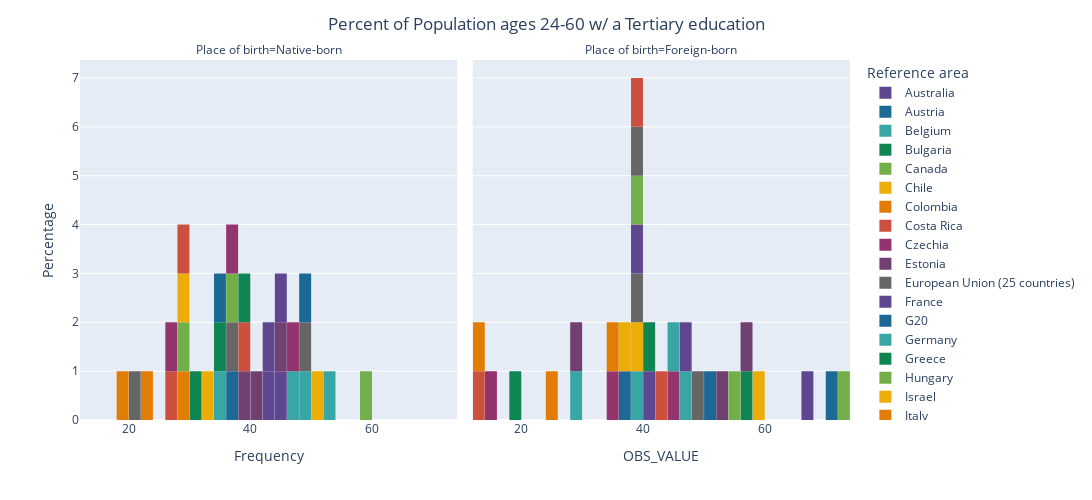

Notebook cell for this chart:
### Code cell
# Scatter Plot
fig = px.histogram(DF_T,
                 x='OBS_VALUE',
                 nbins=30,
                 facet_col= 'Place of birth',
                 facet_col_wrap=2,
                  color='Reference area',
                  color_discrete_sequence=px.colors.qualitative.Prism)

fig.update_layout(bargap=0.02,
                  title='Percent of Population ages 24-60 w/ a Tertiary education',
                  title_x=0.5,
                  xaxis_title="Frequency",
                  yaxis_title="Percentage",
                  autosize=False,
                  width=1200,
                  height=500)

fig.show()

### Figure 1 — Plotly figure (JSON) as saved in the notebook; plotly's stock layout.template omitted (floating-point values rounded to 4 significant figures)
{"data": [{"alignmentgroup": "True", "bingroup": "x", "hovertemplate": "Reference area=Australia<br>Place of birth=Native-born<br>OBS_VALUE=%{x}<br>count=%{y}<extra></extra>", "legendgroup": "Australia", "marker": {"color": "rgb(95, 70, 144)", "pattern": {"shape": ""}}, "name": "Australia", "nbinsx": 30, "offsetgroup": "Australia", "orientation": "v", "showlegend": true, "type": "histogram", "x": [45.79], "xaxis": "x", "yaxis": "y"}, {"alignmentgroup": "True", "bingroup": "x", "hovertemplate": "Reference area=Australia<br>Place of birth=Foreign-born<br>OBS_VALUE=%{x}<br>count=%{y}<extra></extra>", "legendgroup": "Australia", "marker": {"color": "rgb(95, 70, 144)", "pattern": {"shape": ""}}, "name": "Australia", "nbinsx": 30, "offsetgroup": "Australia", "orientation": "v", "showlegend": false, "type": "histogram", "x": [67.2], "xaxis": "x2", "yaxis": "y2"}, {"alignmentgroup": "True", "bingroup": "x", "hovertemplate": "Reference area=Austria<br>Place of birth=Native-born<br>OBS_VALUE=%{x}<br>count=%{y}<extra></extra>", "legendgroup": "Austria", "marker": {"color": "rgb(29, 105, 150)", "pattern": {"shape": ""}}, "name": "Austria", "nbinsx": 30, "offsetgroup": "Austria", "orientation": "v", "showlegend": true, "type": "histogram", "x": [36.77], "xaxis": "x", "yaxis": "y"}, {"alignmentgroup": "True", "bingroup": "x", "hovertemplate": "Reference area=Austria<br>Place of birth=Foreign-born<br>OBS_VALUE=%{x}<br>count=%{y}<extra></extra>", "legendgroup": "Austria", "marker": {"color": "rgb(29, 105, 150)", "pattern": {"shape": ""}}, "name": "Austria", "nbinsx": 30, "offsetgroup": "Austria", "orientation": "v", "showlegend": false, "type": "histogram", "x": [36.21], "xaxis": "x2", "yaxis": "y2"}, {"alignmentgroup": "True", "bingroup": "x", "hovertemplate": "Reference area=Belgium<br>Place of birth=Native-born<br>OBS_VALUE=%{x}<br>count=%{y}<extra></extra>", "legendgroup": "Belgium", "marker": {"color": "rgb(56, 166, 165)", "pattern": {"shape": ""}}, "name": "Belgium", "nbinsx": 30, "offsetgroup": "Belgium", "orientation": "v", "showlegend": true, "type": "histogram", "x": [46.47], "xaxis": "x", "yaxis": "y"}, {"alignmentgroup": "True", "bingroup": "x", "hovertemplate": "Reference area=Belgium<br>Place of birth=Foreign-born<br>OBS_VALUE=%{x}<br>count=%{y}<extra></extra>", "legendgroup": "Belgium", "marker": {"color": "rgb(56, 166, 165)", "pattern": {"shape": ""}}, "name": "Belgium", "nbinsx": 30, "offsetgroup": "Belgium", "orientation": "v", "showlegend": false, "type": "histogram", "x": [39.38], "xaxis": "x2", "yaxis": "y2"}, {"alignmentgroup": "True", "bingroup": "x", "hovertemplate": "Reference area=Bulgaria<br>Place of birth=Native-born<br>OBS_VALUE=%{x}<br>count=%{y}<extra></extra>", "legendgroup": "Bulgaria", "marker": {"color": "rgb(15, 133, 84)", "pattern": {"shape": ""}}, "name": "Bulgaria", "nbinsx": 30, "offsetgroup": "Bulgaria", "orientation": "v", "showlegend": true, "type": "histogram", "x": [30.37], "xaxis": "x", "yaxis": "y"}, {"alignmentgroup": "True", "bingroup": "x", "hovertemplate": "Reference area=Bulgaria<br>Place of birth=Foreign-born<br>OBS_VALUE=%{x}<br>count=%{y}<extra></extra>", "legendgroup": "Bulgaria", "marker": {"color": "rgb(15, 133, 84)", "pattern": {"shape": ""}}, "name": "Bulgaria", "nbinsx": 30, "offsetgroup": "Bulgaria", "orientation": "v", "showlegend": false, "type": "histogram", "x": [57.54], "xaxis": "x2", "yaxis": "y2"}, {"alignmentgroup": "True", "bingroup": "x", "hovertemplate": "Reference area=Canada<br>Place of birth=Native-born<br>OBS_VALUE=%{x}<br>count=%{y}<extra></extra>", "legendgroup": "Canada", "marker": {"color": "rgb(115, 175, 72)", "pattern": {"shape": ""}}, "name": "Canada", "nbinsx": 30, "offsetgroup": "Canada", "orientation": "v", "showlegend": true, "type": "histogram", "x": [58.5], "xaxis": "x", "yaxis": "y"}, {"alignmentgroup": "True", "bingroup": "x", "hovertemplate": "Reference area=Canada<br>Place of birth=Foreign-born<br>OBS_VALUE=%{x}<br>count=%{y}<extra></extra>", "legendgroup": "Canada", "marker": {"color": "rgb(115, 175, 72)", "pattern": {"shape": ""}}, "name": "Canada", "nbinsx": 30, "offsetgroup": "Canada", "orientation": "v", "showlegend": false, "type": "histogram", "x": [73.28], "xaxis": "x2", "yaxis": "y2"}, {"alignmentgroup": "True", "bingroup": "x", "hovertemplate": "Reference area=Chile<br>Place of birth=Native-born<br>OBS_VALUE=%{x}<br>count=%{y}<extra></extra>", "legendgroup": "Chile", "marker": {"color": "rgb(237, 173, 8)", "pattern": {"shape": ""}}, "name": "Chile", "nbinsx": 30, "offsetgroup": "Chile", "orientation": "v", "showlegend": true, "type": "histogram", "x": [32.17], "xaxis": "x", "yaxis": "y"}, {"alignmentgroup": "True", "bingroup": "x", "hovertemplate": "Reference area=Chile<br>Place of birth=Foreign-born<br>OBS_VALUE=%{x}<br>count=%{y}<extra></extra>", "legendgroup": "Chile", "marker": {"color": "rgb(237, 173, 8)", "pattern": {"shape": ""}}, "name": "Chile", "nbinsx": 30, "offsetgroup": "Chile", "orientation": "v", "showlegend": false, "type": "histogram", "x": [38.92], "xaxis": "x2", "yaxis": "y2"}, {"alignmentgroup": "True", "bingroup": "x", "hovertemplate": "Reference area=Colombia<br>Place of birth=Native-born<br>OBS_VALUE=%{x}<br>count=%{y}<extra></extra>", "legendgroup": "Colombia", "marker": {"color": "rgb(225, 124, 5)", "pattern": {"shape": ""}}, "name": "Colombia", "nbinsx": 30, "offsetgroup": "Colombia", "orientation": "v", "showlegend": true, "type": "histogram", "x": [29.16], "xaxis": "x", "yaxis": "y"}, {"alignmentgroup": "True", "bingroup": "x", "hovertemplate": "Reference area=Colombia<br>Place of birth=Foreign-born<br>OBS_VALUE=%{x}<br>count=%{y}<extra></extra>", "legendgroup": "Colombia", "marker": {"color": "rgb(225, 124, 5)", "pattern": {"shape": ""}}, "name": "Colombia", "nbinsx": 30, "offsetgroup": "Colombia", "orientation": "v", "showlegend": false, "type": "histogram", "x": [24.2], "xaxis": "x2", "yaxis": "y2"}, {"alignmentgroup": "True", "bingroup": "x", "hovertemplate": "Reference area=Costa Rica<br>Place of birth=Native-born<br>OBS_VALUE=%{x}<br>count=%{y}<extra></extra>", "legendgroup": "Costa Rica", "marker": {"color": "rgb(204, 80, 62)", "pattern": {"shape": ""}}, "name": "Costa Rica", "nbinsx": 30, "offsetgroup": "Costa Rica", "orientation": "v", "showlegend": true, "type": "histogram", "x": [26.76], "xaxis": "x", "yaxis": "y"}, {"alignmentgroup": "True", "bingroup": "x", "hovertemplate": "Reference area=Costa Rica<br>Place of birth=Foreign-born<br>OBS_VALUE=%{x}<br>count=%{y}<extra></extra>", "legendgroup": "Costa Rica", "marker": {"color": "rgb(204, 80, 62)", "pattern": {"shape": ""}}, "name": "Costa Rica", "nbinsx": 30, "offsetgroup": "Costa Rica", "orientation": "v", "showlegend": false, "type": "histogram", "x": [13.39], "xaxis": "x2", "yaxis": "y2"}, {"alignmentgroup": "True", "bingroup": "x", "hovertemplate": "Reference area=Czechia<br>Place of birth=Native-born<br>OBS_VALUE=%{x}<br>count=%{y}<extra></extra>", "legendgroup": "Czechia", "marker": {"color": "rgb(148, 52, 110)", "pattern": {"shape": ""}}, "name": "Czechia", "nbinsx": 30, "offsetgroup": "Czechia", "orientation": "v", "showlegend": true, "type": "histogram", "x": [26.27], "xaxis": "x", "yaxis": "y"}, {"alignmentgroup": "True", "bingroup": "x", "hovertemplate": "Reference area=Czechia<br>Place of birth=Foreign-born<br>OBS_VALUE=%{x}<br>count=%{y}<extra></extra>", "legendgroup": "Czechia", "marker": {"color": "rgb(148, 52, 110)", "pattern": {"shape": ""}}, "name": "Czechia", "nbinsx": 30, "offsetgroup": "Czechia", "orientation": "v", "showlegend": false, "type": "histogram", "x": [35.53], "xaxis": "x2", "yaxis": "y2"}, {"alignmentgroup": "True", "bingroup": "x", "hovertemplate": "Reference area=Estonia<br>Place of birth=Native-born<br>OBS_VALUE=%{x}<br>count=%{y}<extra></extra>", "legendgroup": "Estonia", "marker": {"color": "rgb(111, 64, 112)", "pattern": {"shape": ""}}, "name": "Estonia", "nbinsx": 30, "offsetgroup": "Estonia", "orientation": "v", "showlegend": true, "type": "histogram", "x": [39.82], "xaxis": "x", "yaxis": "y"}, {"alignmentgroup": "True", "bingroup": "x", "hovertemplate": "Reference area=Estonia<br>Place of birth=Foreign-born<br>OBS_VALUE=%{x}<br>count=%{y}<extra></extra>", "legendgroup": "Estonia", "marker": {"color": "rgb(111, 64, 112)", "pattern": {"shape": ""}}, "name": "Estonia", "nbinsx": 30, "offsetgroup": "Estonia", "orientation": "v", "showlegend": false, "type": "histogram", "x": [53.46], "xaxis": "x2", "yaxis": "y2"}, {"alignmentgroup": "True", "bingroup": "x", "hovertemplate": "Reference area=European Union (25 countries)<br>Place of birth=Native-born<br>OBS_VALUE=%{x}<br>count=%{y}<extra></extra>", "legendgroup": "European Union (25 countries)", "marker": {"color": "rgb(102, 102, 102)", "pattern": {"shape": ""}}, "name": "European Union (25 countries)", "nbinsx": 30, "offsetgroup": "European Union (25 countries)", "orientation": "v", "showlegend": true, "type": "histogram", "x": [36.23], "xaxis": "x", "yaxis": "y"}, {"alignmentgroup": "True", "bingroup": "x", "hovertemplate": "Reference area=European Union (25 countries)<br>Place of birth=Foreign-born<br>OBS_VALUE=%{x}<br>count=%{y}<extra></extra>", "legendgroup": "European Union (25 countries)", "marker": {"color": "rgb(102, 102, 102)", "pattern": {"shape": ""}}, "name": "European Union (25 countries)", "nbinsx": 30, "offsetgroup": "European Union (25 countries)", "orientation": "v", "showlegend": false, "type": "histogram", "x": [38.54], "xaxis": "x2", "yaxis": "y2"}, {"alignmentgroup": "True", "bingroup": "x", "hovertemplate": "Reference area=France<br>Place of birth=Native-born<br>OBS_VALUE=%{x}<br>count=%{y}<extra></extra>", "legendgroup": "France", "marker": {"color": "rgb(95, 70, 144)", "pattern": {"shape": ""}}, "name": "France", "nbinsx": 30, "offsetgroup": "France", "orientation": "v", "showlegend": true, "type": "histogram", "x": [43.22], "xaxis": "x", "yaxis": "y"}, {"alignmentgroup": "True", "bingroup": "x", "hovertemplate": "Reference area=France<br>Place of birth=Foreign-born<br>OBS_VALUE=%{x}<br>count=%{y}<extra></extra>", "legendgroup": "France", "marker": {"color": "rgb(95, 70, 144)", "pattern": {"shape": ""}}, "name": "France", "nbinsx": 30, "offsetgroup": "France", "orientation": "v", "showlegend": false, "type": "histogram", "x": [38.22], "xaxis": "x2", "yaxis": "y2"}, {"alignmentgroup": "True", "bingroup": "x", "hovertemplate": "Reference area=G20<br>Place of birth=Native-born<br>OBS_VALUE=%{x}<br>count=%{y}<extra></extra>", "legendgroup": "G20", "marker": {"color": "rgb(29, 105, 150)", "pattern": {"shape": ""}}, "name": "G20", "nbinsx": 30, "offsetgroup": "G20", "orientation": "v", "showlegend": true, "type": "histogram", "x": [null], "xaxis": "x", "yaxis": "y"}, {"alignmentgroup": "True", "bingroup": "x", "hovertemplate": "Reference area=G20<br>Place of birth=Foreign-born<br>OBS_VALUE=%{x}<br>count=%{y}<extra></extra>", "legendgroup": "G20", "marker": {"color": "rgb(29, 105, 150)", "pattern": {"shape": ""}}, "name": "G20", "nbinsx": 30, "offsetgroup": "G20", "orientation": "v", "showlegend": false, "type": "histogram", "x": [null], "xaxis": "x2", "yaxis": "y2"}, {"alignmentgroup": "True", "bingroup": "x", "hovertemplate": "Reference area=Germany<br>Place of birth=Native-born<br>OBS_VALUE=%{x}<br>count=%{y}<extra></extra>", "legendgroup": "Germany", "marker": {"color": "rgb(56, 166, 165)", "pattern": {"shape": ""}}, "name": "Germany", "nbinsx": 30, "offsetgroup": "Germany", "orientation": "v", "showlegend": true, "type": "histogram", "x": [34.77], "xaxis": "x", "yaxis": "y"}, {"alignmentgroup": "True", "bingroup": "x", "hovertemplate": "Reference area=Germany<br>Place of birth=Foreign-born<br>OBS_VALUE=%{x}<br>count=%{y}<extra></extra>", "legendgroup": "Germany", "marker": {"color": "rgb(56, 166, 165)", "pattern": {"shape": ""}}, "name": "Germany", "nbinsx": 30, "offsetgroup": "Germany", "orientation": "v", "showlegend": false, "type": "histogram", "x": [29.33], "xaxis": "x2", "yaxis": "y2"}, {"alignmentgroup": "True", "bingroup": "x", "hovertemplate": "Reference area=Greece<br>Place of birth=Native-born<br>OBS_VALUE=%{x}<br>count=%{y}<extra></extra>", "legendgroup": "Greece", "marker": {"color": "rgb(15, 133, 84)", "pattern": {"shape": ""}}, "name": "Greece", "nbinsx": 30, "offsetgroup": "Greece", "orientation": "v", "showlegend": true, "type": "histogram", "x": [35.84], "xaxis": "x", "yaxis": "y"}, {"alignmentgroup": "True", "bingroup": "x", "hovertemplate": "Reference area=Greece<br>Place of birth=Foreign-born<br>OBS_VALUE=%{x}<br>count=%{y}<extra></extra>", "legendgroup": "Greece", "marker": {"color": "rgb(15, 133, 84)", "pattern": {"shape": ""}}, "name": "Greece", "nbinsx": 30, "offsetgroup": "Greece", "orientation": "v", "showlegend": false, "type": "histogram", "x": [18.87], "xaxis": "x2", "yaxis": "y2"}, {"alignmentgroup": "True", "bingroup": "x", "hovertemplate": "Reference area=Hungary<br>Place of birth=Native-born<br>OBS_VALUE=%{x}<br>count=%{y}<extra></extra>", "legendgroup": "Hungary", "marker": {"color": "rgb(115, 175, 72)", "pattern": {"shape": ""}}, "name": "Hungary", "nbinsx": 30, "offsetgroup": "Hungary", "orientation": "v", "showlegend": true, "type": "histogram", "x": [29.47], "xaxis": "x", "yaxis": "y"}, {"alignmentgroup": "True", "bingroup": "x", "hovertemplate": "Reference area=Hungary<br>Place of birth=Foreign-born<br>OBS_VALUE=%{x}<br>count=%{y}<extra></extra>", "legendgroup": "Hungary", "marker": {"color": "rgb(115, 175, 72)", "pattern": {"shape": ""}}, "name": "Hungary", "nbinsx": 30, "offsetgroup": "Hungary", "orientation": "v", "showlegend": false, "type": "histogram", "x": [39.61], "xaxis": "x2", "yaxis": "y2"}, {"alignmentgroup": "True", "bingroup": "x", "hovertemplate": "Reference area=Israel<br>Place of birth=Native-born<br>OBS_VALUE=%{x}<br>count=%{y}<extra></extra>", "legendgroup": "Israel", "marker": {"color": "rgb(237, 173, 8)", "pattern": {"shape": ""}}, "name": "Israel", "nbinsx": 30, "offsetgroup": "Israel", "orientation": "v", "showlegend": true, "type": "histogram", "x": [51.53], "xaxis": "x", "yaxis": "y"}, {"alignmentgroup": "True", "bingroup": "x", "hovertemplate": "Reference area=Israel<br>Place of birth=Foreign-born<br>OBS_VALUE=%{x}<br>count=%{y}<extra></extra>", "legendgroup": "Israel", "marker": {"color": "rgb(237, 173, 8)", "pattern": {"shape": ""}}, "name": "Israel", "nbinsx": 30, "offsetgroup": "Israel", "orientation": "v", "showlegend": false, "type": "histogram", "x": [58.67], "xaxis": "x2", "yaxis": "y2"}, {"alignmentgroup": "True", "bingroup": "x", "hovertemplate": "Reference area=Italy<br>Place of birth=Native-born<br>OBS_VALUE=%{x}<br>count=%{y}<extra></extra>", "legendgroup": "Italy", "marker": {"color": "rgb(225, 124, 5)", "pattern": {"shape": ""}}, "name": "Italy", "nbinsx": 30, "offsetgroup": "Italy", "orientation": "v", "showlegend": true, "type": "histogram", "x": [22.96], "xaxis": "x", "yaxis": "y"}, {"alignmentgroup": "True", "bingroup": "x", "hovertemplate": "Reference area=Italy<br>Place of birth=Foreign-born<br>OBS_VALUE=%{x}<br>count=%{y}<extra></extra>", "legendgroup": "Italy", "marker": {"color": "rgb(225, 124, 5)", "pattern": {"shape": ""}}, "name": "Italy", "nbinsx": 30, "offsetgroup": "Italy", "orientation": "v", "showlegend": false, "type": "histogram", "x": [13.94], "xaxis": "x2", "yaxis": "y2"}, {"alignmentgroup": "True", "bingroup": "x", "hovertemplate": "Reference area=Latvia<br>Place of birth=Native-born<br>OBS_VALUE=%{x}<br>count=%{y}<extra></extra>", "legendgroup": "Latvia", "marker": {"color": "rgb(204, 80, 62)", "pattern": {"shape": ""}}, "name": "Latvia", "nbinsx": 30, "offsetgroup": "Latvia", "orientation": "v", "showlegend": true, "type": "histogram", "x": [38.7], "xaxis": "x", "yaxis": "y"}, {"alignmentgroup": "True", "bingroup": "x", "hovertemplate": "Reference area=Latvia<br>Place of birth=Foreign-born<br>OBS_VALUE=%{x}<br>count=%{y}<extra></extra>", "legendgroup": "Latvia", "marker": {"color": "rgb(204, 80, 62)", "pattern": {"shape": ""}}, "name": "Latvia", "nbinsx": 30, "offsetgroup": "Latvia", "orientation": "v", "showlegend": false, "type": "histogram", "x": [43.57], "xaxis": "x2", "yaxis": "y2"}, {"alignmentgroup": "True", "bingroup": "x", "hovertemplate": "Reference area=Lithuania<br>Place of birth=Native-born<br>OBS_VALUE=%{x}<br>count=%{y}<extra></extra>", "legendgroup": "Lithuania", "marker": {"color": "rgb(148, 52, 110)", "pattern": {"shape": ""}}, "name": "Lithuania", "nbinsx": 30, "offsetgroup": "Lithuania", "orientation": "v", "showlegend": true, "type": "histogram", "x": [46.37], "xaxis": "x", "yaxis": "y"}, {"alignmentgroup": "True", "bingroup": "x", "hovertemplate": "Reference area=Lithuania<br>Place of birth=Foreign-born<br>OBS_VALUE=%{x}<br>count=%{y}<extra></extra>", "legendgroup": "Lithuania", "marker": {"color": "rgb(148, 52, 110)", "pattern": {"shape": ""}}, "name": "Lithuania", "nbinsx": 30, "offsetgroup": "Lithuania", "orientation": "v", "showlegend": false, "type": "histogram", "x": [45.62], "xaxis": "x2", "yaxis": "y2"}, {"alignmentgroup": "True", "bingroup": "x", "hovertemplate": "Reference area=Luxembourg<br>Place of birth=Native-born<br>OBS_VALUE=%{x}<br>count=%{y}<extra></extra>", "legendgroup": "Luxembourg", "marker": {"color": "rgb(111, 64, 112)", "pattern": {"shape": ""}}, "name": "Luxembourg", "nbinsx": 30, "offsetgroup": "Luxembourg", "orientation": "v", "showlegend": true, "type": "histogram", "x": [40.99], "xaxis": "x", "yaxis": "y"}, {"alignmentgroup": "True", "bingroup": "x", "hovertemplate": "Reference area=Luxembourg<br>Place of birth=Foreign-born<br>OBS_VALUE=%{x}<br>count=%{y}<extra></extra>", "legendgroup": "Luxembourg", "marker": {"color": "rgb(111, 64, 112)", "pattern": {"shape": ""}}, "name": "Luxembourg", "nbinsx": 30, "offsetgroup": "Luxembourg", "orientation": "v", "showlegend": false, "type": "histogram", "x": [57.69], "xaxis": "x2", "yaxis": "y2"}, {"alignmentgroup": "True", "bingroup": "x", "hovertemplate": "Reference area=Mexico<br>Place of birth=Native-born<br>OBS_VALUE=%{x}<br>count=%{y}<extra></extra>", "legendgroup": "Mexico", "marker": {"color": "rgb(102, 102, 102)", "pattern": {"shape": ""}}, "name": "Mexico", "nbinsx": 30, "offsetgroup": "Mexico", "orientation": "v", "showlegend": true, "type": "histogram", "x": [20.87], "xaxis": "x", "yaxis": "y"}, {"alignmentgroup": "True", "bingroup": "x", "hovertemplate": "Reference area=Mexico<br>Place of birth=Foreign-born<br>OBS_VALUE=%{x}<br>count=%{y}<extra></extra>", "legendgroup": "Mexico", "marker": {"color": "rgb(102, 102, 102)", "pattern": {"shape": ""}}, "name": "Mexico", "nbinsx": 30, "offsetgroup": "Mexico", "orientation": "v", "showlegend": false, "type": "histogram", "x": [38.85], "xaxis": "x2", "yaxis": "y2"}, {"alignmentgroup": "True", "bingroup": "x", "hovertemplate": "Reference area=Netherlands<br>Place of birth=Native-born<br>OBS_VALUE=%{x}<br>count=%{y}<extra></extra>", "legendgroup": "Netherlands", "marker": {"color": "rgb(95, 70, 144)", "pattern": {"shape": ""}}, "name": "Netherlands", "nbinsx": 30, "offsetgroup": "Netherlands", "orientation": "v", "showlegend": true, "type": "histogram", "x": [43.13], "xaxis": "x", "yaxis": "y"}, {"alignmentgroup": "True", "bingroup": "x", "hovertemplate": "Reference area=Netherlands<br>Place of birth=Foreign-born<br>OBS_VALUE=%{x}<br>count=%{y}<extra></extra>", "legendgroup": "Netherlands", "marker": {"color": "rgb(95, 70, 144)", "pattern": {"shape": ""}}, "name": "Netherlands", "nbinsx": 30, "offsetgroup": "Netherlands", "orientation": "v", "showlegend": false, "type": "histogram", "x": [41.87], "xaxis": "x2", "yaxis": "y2"}, {"alignmentgroup": "True", "bingroup": "x", "hovertemplate": "Reference area=New Zealand<br>Place of birth=Native-born<br>OBS_VALUE=%{x}<br>count=%{y}<extra></extra>", "legendgroup": "New Zealand", "marker": {"color": "rgb(29, 105, 150)", "pattern": {"shape": ""}}, "name": "New Zealand", "nbinsx": 30, "offsetgroup": "New Zealand", "orientation": "v", "showlegend": true, "type": "histogram", "x": [35.93], "xaxis": "x", "yaxis": "y"}, {"alignmentgroup": "True", "bingroup": "x", "hovertemplate": "Reference area=New Zealand<br>Place of birth=Foreign-born<br>OBS_VALUE=%{x}<br>count=%{y}<extra></extra>", "legendgroup": "New Zealand", "marker": {"color": "rgb(29, 105, 150)", "pattern": {"shape": ""}}, "name": "New Zealand", "nbinsx": 30, "offsetgroup": "New Zealand", "orientation": "v", "showlegend": false, "type": "histogram", "x": [51.31], "xaxis": "x2", "yaxis": "y2"}, {"alignmentgroup": "True", "bingroup": "x", "hovertemplate": "Reference area=Norway<br>Place of birth=Native-born<br>OBS_VALUE=%{x}<br>count=%{y}<extra></extra>", "legendgroup": "Norway", "marker": {"color": "rgb(56, 166, 165)", "pattern": {"shape": ""}}, "name": "Norway", "nbinsx": 30, "offsetgroup": "Norway", "orientation": "v", "showlegend": true, "type": "histogram", "x": [49.38], "xaxis": "x", "yaxis": "y"}, {"alignmentgroup": "True", "bingroup": "x", "hovertemplate": "Reference area=Norway<br>Place of birth=Foreign-born<br>OBS_VALUE=%{x}<br>count=%{y}<extra></extra>", "legendgroup": "Norway", "marker": {"color": "rgb(56, 166, 165)", "pattern": {"shape": ""}}, "name": "Norway", "nbinsx": 30, "offsetgroup": "Norway", "orientation": "v", "showlegend": false, "type": "histogram", "x": [46.8], "xaxis": "x2", "yaxis": "y2"}, {"alignmentgroup": "True", "bingroup": "x", "hovertemplate": "Reference area=OECD<br>Place of birth=Native-born<br>OBS_VALUE=%{x}<br>count=%{y}<extra></extra>", "legendgroup": "OECD", "marker": {"color": "rgb(15, 133, 84)", "pattern": {"shape": ""}}, "name": "OECD", "nbinsx": 30, "offsetgroup": "OECD", "orientation": "v", "showlegend": true, "type": "histogram", "x": [39.19], "xaxis": "x", "yaxis": "y"}, {"alignmentgroup": "True", "bingroup": "x", "hovertemplate": "Reference area=OECD<br>Place of birth=Foreign-born<br>OBS_VALUE=%{x}<br>count=%{y}<extra></extra>", "legendgroup": "OECD", "marker": {"color": "rgb(15, 133, 84)", "pattern": {"shape": ""}}, "name": "OECD", "nbinsx": 30, "offsetgroup": "OECD", "orientation": "v", "showlegend": false, "type": "histogram", "x": [41.82], "xaxis": "x2", "yaxis": "y2"}, {"alignmentgroup": "True", "bingroup": "x", "hovertemplate": "Reference area=Poland<br>Place of birth=Native-born<br>OBS_VALUE=%{x}<br>count=%{y}<extra></extra>", "legendgroup": "Poland", "marker": {"color": "rgb(115, 175, 72)", "pattern": {"shape": ""}}, "name": "Poland", "nbinsx": 30, "offsetgroup": "Poland", "orientation": "v", "showlegend": true, "type": "histogram", "x": [37.64], "xaxis": "x", "yaxis": "y"}, {"alignmentgroup": "True", "bingroup": "x", "hovertemplate": "Reference area=Poland<br>Place of birth=Foreign-born<br>OBS_VALUE=%{x}<br>count=%{y}<extra></extra>", "legendgroup": "Poland", "marker": {"color": "rgb(115, 175, 72)", "pattern": {"shape": ""}}, "name": "Poland", "nbinsx": 30, "offsetgroup": "Poland", "orientation": "v", "showlegend": false, "type": "histogram", "x": [55.67], "xaxis": "x2", "yaxis": "y2"}, {"alignmentgroup": "True", "bingroup": "x", "hovertemplate": "Reference area=Portugal<br>Place of birth=Native-born<br>OBS_VALUE=%{x}<br>count=%{y}<extra></extra>", "legendgroup": "Portugal", "marker": {"color": "rgb(237, 173, 8)", "pattern": {"shape": ""}}, "name": "Portugal", "nbinsx": 30, "offsetgroup": "Portugal", "orientation": "v", "showlegend": true, "type": "histogram", "x": [28.83], "xaxis": "x", "yaxis": "y"}, {"alignmentgroup": "True", "bingroup": "x", "hovertemplate": "Reference area=Portugal<br>Place of birth=Foreign-born<br>OBS_VALUE=%{x}<br>count=%{y}<extra></extra>", "legendgroup": "Portugal", "marker": {"color": "rgb(237, 173, 8)", "pattern": {"shape": ""}}, "name": "Portugal", "nbinsx": 30, "offsetgroup": "Portugal", "orientation": "v", "showlegend": false, "type": "histogram", "x": [36.33], "xaxis": "x2", "yaxis": "y2"}, {"alignmentgroup": "True", "bingroup": "x", "hovertemplate": "Reference area=Romania<br>Place of birth=Native-born<br>OBS_VALUE=%{x}<br>count=%{y}<extra></extra>", "legendgroup": "Romania", "marker": {"color": "rgb(225, 124, 5)", "pattern": {"shape": ""}}, "name": "Romania", "nbinsx": 30, "offsetgroup": "Romania", "orientation": "v", "showlegend": true, "type": "histogram", "x": [18.58], "xaxis": "x", "yaxis": "y"}, {"alignmentgroup": "True", "bingroup": "x", "hovertemplate": "Reference area=Romania<br>Place of birth=Foreign-born<br>OBS_VALUE=%{x}<br>count=%{y}<extra></extra>", "legendgroup": "Romania", "marker": {"color": "rgb(225, 124, 5)", "pattern": {"shape": ""}}, "name": "Romania", "nbinsx": 30, "offsetgroup": "Romania", "orientation": "v", "showlegend": false, "type": "histogram", "x": [34.66], "xaxis": "x2", "yaxis": "y2"}, {"alignmentgroup": "True", "bingroup": "x", "hovertemplate": "Reference area=Slovak Republic<br>Place of birth=Native-born<br>OBS_VALUE=%{x}<br>count=%{y}<extra></extra>", "legendgroup": "Slovak Republic", "marker": {"color": "rgb(204, 80, 62)", "pattern": {"shape": ""}}, "name": "Slovak Republic", "nbinsx": 30, "offsetgroup": "Slovak Republic", "orientation": "v", "showlegend": true, "type": "histogram", "x": [28.68], "xaxis": "x", "yaxis": "y"}, {"alignmentgroup": "True", "bingroup": "x", "hovertemplate": "Reference area=Slovak Republic<br>Place of birth=Foreign-born<br>OBS_VALUE=%{x}<br>count=%{y}<extra></extra>", "legendgroup": "Slovak Republic", "marker": {"color": "rgb(204, 80, 62)", "pattern": {"shape": ""}}, "name": "Slovak Republic", "nbinsx": 30, "offsetgroup": "Slovak Republic", "orientation": "v", "showlegend": false, "type": "histogram", "x": [39.82], "xaxis": "x2", "yaxis": "y2"}, {"alignmentgroup": "True", "bingroup": "x", "hovertemplate": "Reference area=Slovenia<br>Place of birth=Native-born<br>OBS_VALUE=%{x}<br>count=%{y}<extra></extra>", "legendgroup": "Slovenia", "marker": {"color": "rgb(148, 52, 110)", "pattern": {"shape": ""}}, "name": "Slovenia", "nbinsx": 30, "offsetgroup": "Slovenia", "orientation": "v", "showlegend": true, "type": "histogram", "x": [37.04], "xaxis": "x", "yaxis": "y"}, {"alignmentgroup": "True", "bingroup": "x", "hovertemplate": "Reference area=Slovenia<br>Place of birth=Foreign-born<br>OBS_VALUE=%{x}<br>count=%{y}<extra></extra>", "legendgroup": "Slovenia", "marker": {"color": "rgb(148, 52, 110)", "pattern": {"shape": ""}}, "name": "Slovenia", "nbinsx": 30, "offsetgroup": "Slovenia", "orientation": "v", "showlegend": false, "type": "histogram", "x": [15.19], "xaxis": "x2", "yaxis": "y2"}, {"alignmentgroup": "True", "bingroup": "x", "hovertemplate": "Reference area=Spain<br>Place of birth=Native-born<br>OBS_VALUE=%{x}<br>count=%{y}<extra></extra>", "legendgroup": "Spain", "marker": {"color": "rgb(111, 64, 112)", "pattern": {"shape": ""}}, "name": "Spain", "nbinsx": 30, "offsetgroup": "Spain", "orientation": "v", "showlegend": true, "type": "histogram", "x": [45.35], "xaxis": "x", "yaxis": "y"}, {"alignmentgroup": "True", "bingroup": "x", "hovertemplate": "Reference area=Spain<br>Place of birth=Foreign-born<br>OBS_VALUE=%{x}<br>count=%{y}<extra></extra>", "legendgroup": "Spain", "marker": {"color": "rgb(111, 64, 112)", "pattern": {"shape": ""}}, "name": "Spain", "nbinsx": 30, "offsetgroup": "Spain", "orientation": "v", "showlegend": false, "type": "histogram", "x": [28.06], "xaxis": "x2", "yaxis": "y2"}, {"alignmentgroup": "True", "bingroup": "x", "hovertemplate": "Reference area=Sweden<br>Place of birth=Native-born<br>OBS_VALUE=%{x}<br>count=%{y}<extra></extra>", "legendgroup": "Sweden", "marker": {"color": "rgb(102, 102, 102)", "pattern": {"shape": ""}}, "name": "Sweden", "nbinsx": 30, "offsetgroup": "Sweden", "orientation": "v", "showlegend": true, "type": "histogram", "x": [49.6], "xaxis": "x", "yaxis": "y"}, {"alignmentgroup": "True", "bingroup": "x", "hovertemplate": "Reference area=Sweden<br>Place of birth=Foreign-born<br>OBS_VALUE=%{x}<br>count=%{y}<extra></extra>", "legendgroup": "Sweden", "marker": {"color": "rgb(102, 102, 102)", "pattern": {"shape": ""}}, "name": "Sweden", "nbinsx": 30, "offsetgroup": "Sweden", "orientation": "v", "showlegend": false, "type": "histogram", "x": [48.86], "xaxis": "x2", "yaxis": "y2"}, {"alignmentgroup": "True", "bingroup": "x", "hovertemplate": "Reference area=Switzerland<br>Place of birth=Native-born<br>OBS_VALUE=%{x}<br>count=%{y}<extra></extra>", "legendgroup": "Switzerland", "marker": {"color": "rgb(95, 70, 144)", "pattern": {"shape": ""}}, "name": "Switzerland", "nbinsx": 30, "offsetgroup": "Switzerland", "orientation": "v", "showlegend": true, "type": "histogram", "x": [45.53], "xaxis": "x", "yaxis": "y"}, {"alignmentgroup": "True", "bingroup": "x", "hovertemplate": "Reference area=Switzerland<br>Place of birth=Foreign-born<br>OBS_VALUE=%{x}<br>count=%{y}<extra></extra>", "legendgroup": "Switzerland", "marker": {"color": "rgb(95, 70, 144)", "pattern": {"shape": ""}}, "name": "Switzerland", "nbinsx": 30, "offsetgroup": "Switzerland", "orientation": "v", "showlegend": false, "type": "histogram", "x": [46.85], "xaxis": "x2", "yaxis": "y2"}, {"alignmentgroup": "True", "bingroup": "x", "hovertemplate": "Reference area=United Kingdom<br>Place of birth=Native-born<br>OBS_VALUE=%{x}<br>count=%{y}<extra></extra>", "legendgroup": "United Kingdom", "marker": {"color": "rgb(29, 105, 150)", "pattern": {"shape": ""}}, "name": "United Kingdom", "nbinsx": 30, "offsetgroup": "United Kingdom", "orientation": "v", "showlegend": true, "type": "histogram", "x": [48.1], "xaxis": "x", "yaxis": "y"}, {"alignmentgroup": "True", "bingroup": "x", "hovertemplate": "Reference area=United Kingdom<br>Place of birth=Foreign-born<br>OBS_VALUE=%{x}<br>count=%{y}<extra></extra>", "legendgroup": "United Kingdom", "marker": {"color": "rgb(29, 105, 150)", "pattern": {"shape": ""}}, "name": "United Kingdom", "nbinsx": 30, "offsetgroup": "United Kingdom", "orientation": "v", "showlegend": false, "type": "histogram", "x": [71.94], "xaxis": "x2", "yaxis": "y2"}, {"alignmentgroup": "True", "bingroup": "x", "hovertemplate": "Reference area=United States<br>Place of birth=Native-born<br>OBS_VALUE=%{x}<br>count=%{y}<extra></extra>", "legendgroup": "United States", "marker": {"color": "rgb(56, 166, 165)", "pattern": {"shape": ""}}, "name": "United States", "nbinsx": 30, "offsetgroup": "United States", "orientation": "v", "showlegend": true, "type": "histogram", "x": [52.19], "xaxis": "x", "yaxis": "y"}, {"alignmentgroup": "True", "bingroup": "x", "hovertemplate": "Reference area=United States<br>Place of birth=Foreign-born<br>OBS_VALUE=%{x}<br>count=%{y}<extra></extra>", "legendgroup": "United States", "marker": {"color": "rgb(56, 166, 165)", "pattern": {"shape": ""}}, "name": "United States", "nbinsx": 30, "offsetgroup": "United States", "orientation": "v", "showlegend": false, "type": "histogram", "x": [44.87], "xaxis": "x2", "yaxis": "y2"}], "layout": {"annotations": [{"font": {}, "showarrow": false, "text": "Place of birth=Native-born", "x": 0.245, "xanchor": "center", "xref": "paper", "y": 1, "yanchor": "bottom", "yref": "paper"}, {"font": {}, "showarrow": false, "text": "Place of birth=Foreign-born", "x": 0.755, "xanchor": "center", "xref": "paper", "y": 1, "yanchor": "bottom", "yref": "paper"}], "autosize": false, "bargap": 0.02, "barmode": "relative", "height": 500, "legend": {"title": {"text": "Reference area"}, "tracegroupgap": 0}, "margin": {"t": 60}, "title": {"text": "Percent of Population ages 24-60 w/ a Tertiary education", "x": 0.5}, "width": 1200, "xaxis": {"anchor": "y", "autorange": true, "domain": [0, 0.49], "range": [12, 74], "title": {"text": "Frequency"}, "type": "linear"}, "xaxis2": {"anchor": "y2", "autorange": true, "domain": [0.51, 1], "matches": "x", "range": [12, 74], "title": {"text": "OBS_VALUE"}, "type": "linear"}, "yaxis": {"anchor": "x", "autorange": true, "domain": [0, 1], "range": [0, 7.368], "title": {"text": "Percentage"}}, "yaxis2": {"anchor": "x2", "autorange": true, "domain": [0, 1], "matches": "y", "range": [0, 7.368], "showticklabels": false}}}
